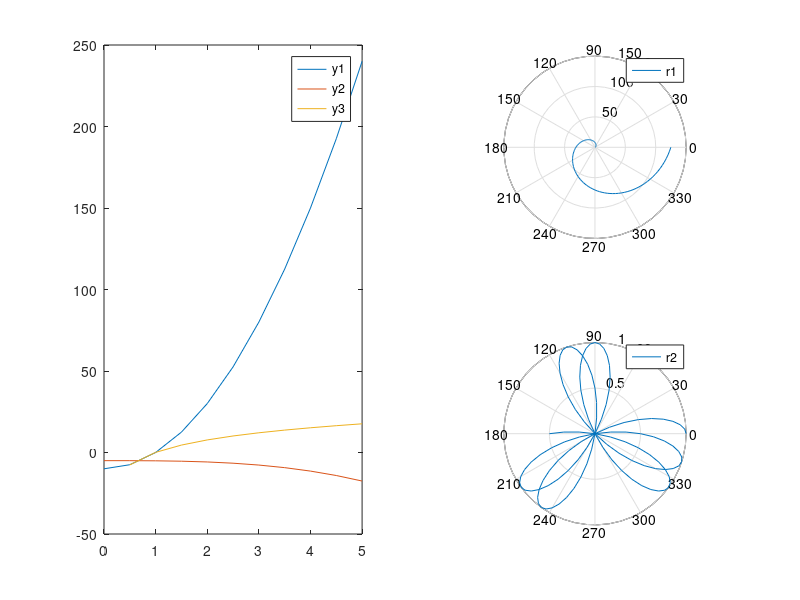

This chart was generated by the following MATLAB code:
n = 10

% 1.
x = [0:0.5:5];

y1 = n * x.^2 - n;
y2 = -x.^3 / n - n/2;
y3 = sin(x) / n + (n + 1) * log(x);


subplot(1,2,1), plot(x, y1)
hold on
subplot(1,2,1), plot(x, y2)
subplot(1,2,1), plot(x, y3)
legend('y1', 'y2', 'y3')
hold off

% 2.
t = [0:pi/60:2*pi];
r1 = sqrt(n * t.^4 + t);
r2 = cos(n * t / 3);
% Если рисовать их на одном графике, то r2 не будет виден
% в масштабах r1, поэтому вывел в разные подокна

subplot(2,2,2), polar(t, r1, '')
legend('r1')
hold on
subplot(2,2,4), polar(t, r2, '')
legend('r2')
hold off

% 3.
A = [(n-15)-0.5 -(1+n)-0.2 0.5; n-10+0.3 -5.2 n+2+0.5; 10.2 -(n-17)+0.4 0.3]
B = [-2.6; (n+3)+0.7; (n-20)-0.5]
X = linsolve(A, B)

